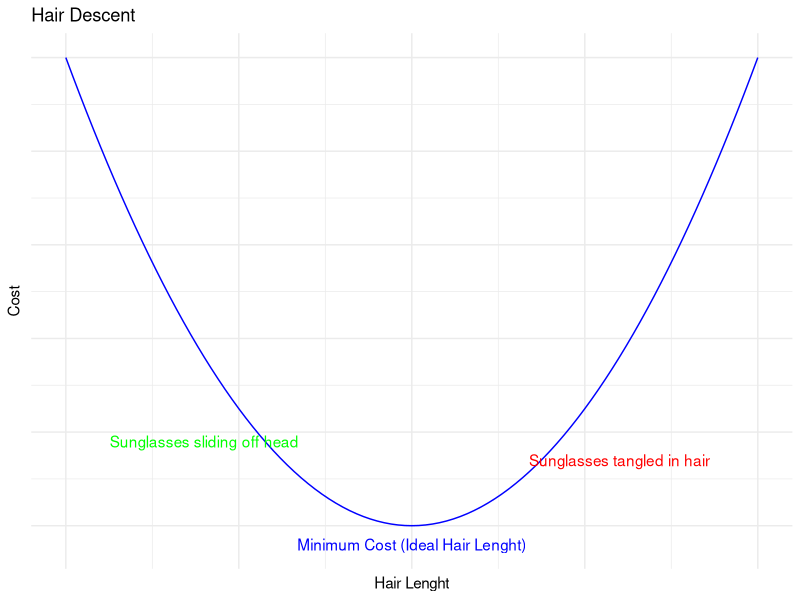

Source code (R):
# Load necessary libraries
library(ggplot2)

# Define the parabola function
parabola <- function(x) {
  return(x^2)
}

# Create data for the parabola
x_vals <- seq(-5, 5, by = 0.1)
parabola_data <- data.frame(x = x_vals, y = parabola(x_vals))

# Define the tangent points
tangent_point1 <- c(2, parabola(2))
tangent_point2 <- c(-2, parabola(-2))

# Create data for the tangent lines
tangent1_data <- data.frame(x = c(tangent_point1[1] - 1, tangent_point1[1] + 1),
                            y = c(tangent_point1[2] - 2, tangent_point1[2] + 2))

tangent2_data <- data.frame(x = c(tangent_point2[1] - 1, tangent_point2[1] + 1),
                            y = c(tangent_point2[2] + 2, tangent_point2[2] - 2))

# Create the plot
plot <- ggplot() +
  geom_line(data = parabola_data, aes(x = x, y = y), color = "blue") +
  geom_segment(data = tangent1_data, aes(x = x, y = y, xend = x, yend = y), color = "red") +
  geom_segment(data = tangent2_data, aes(x = x, y = y, xend = x, yend = y), color = "green") +
  annotate("text", x = tangent_point1[1] + 1, y = tangent_point1[2] - 0.5, label = "Sunglasses tangled in hair", color = "red") +
  annotate("text", x = tangent_point2[1] - 1, y = tangent_point2[2] + 0.5, label = "Sunglasses sliding off head", color = "green") +
  annotate("text", x = 0, y = min(parabola_data$y) - 1, label = "Minimum Cost (Ideal Hair Lenght)", color = "blue") +
  labs(title = "Hair Descent", x = "Hair Lenght", y = "Cost") +
  theme_minimal() +
  theme(axis.text = element_blank(),  # Remove axis text
        axis.ticks = element_blank())

# Display the plot
print(plot)
